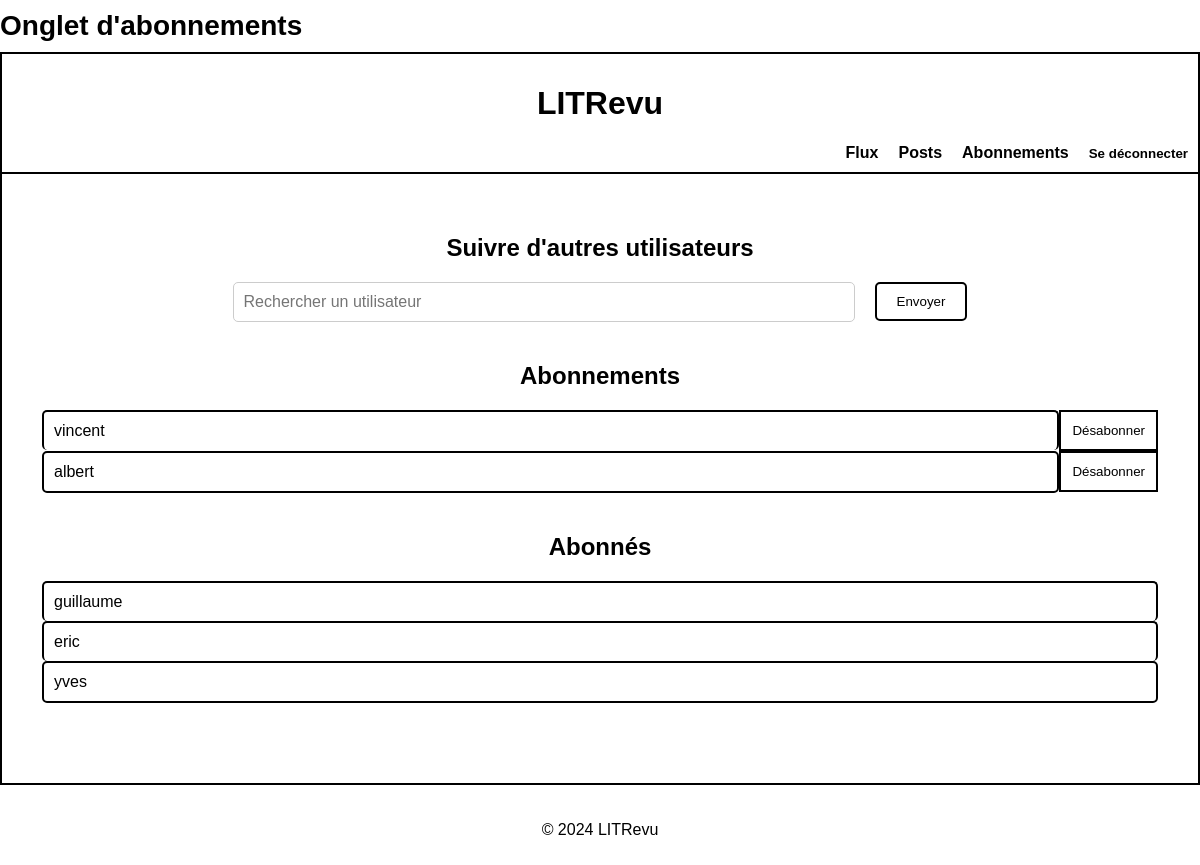
Before: /subscriptions/follows/ (signed in) with the older database file.
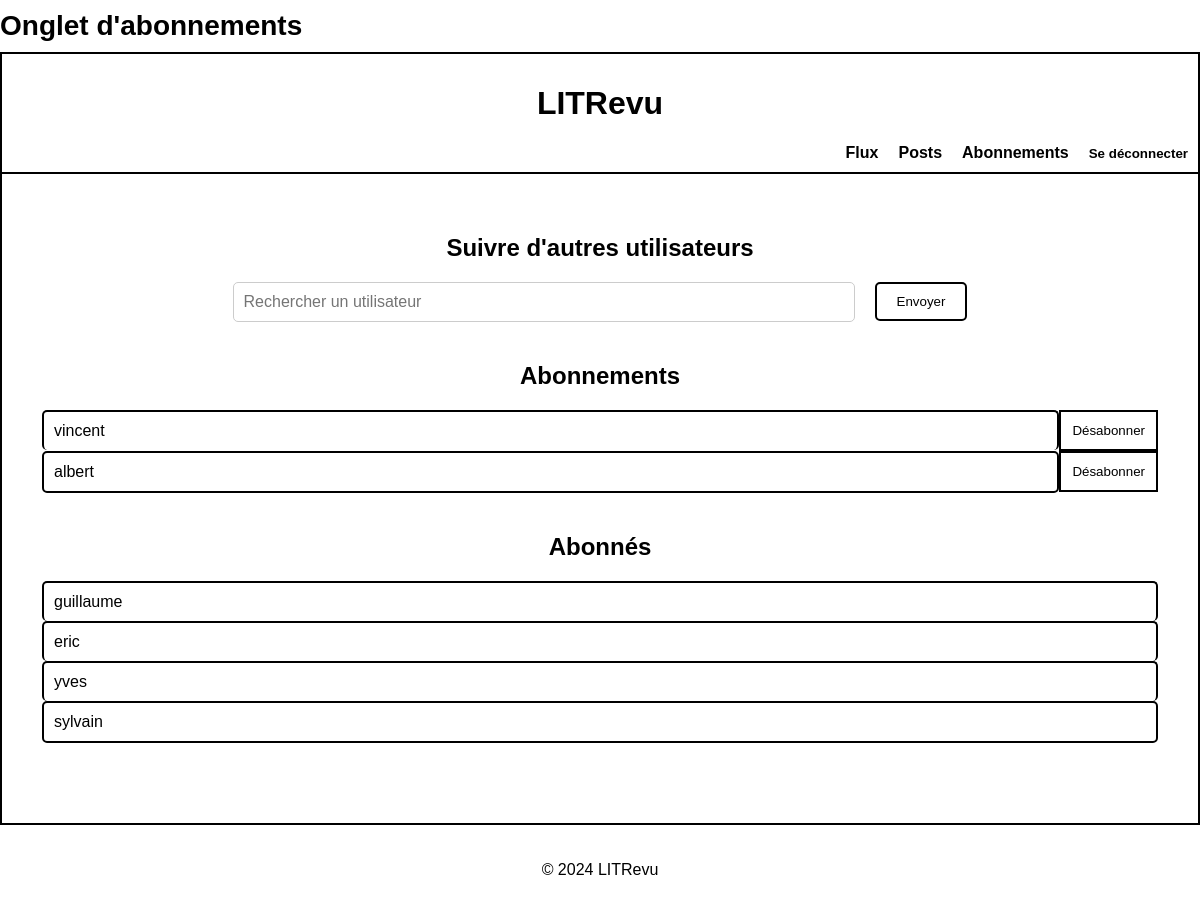
After: the same page with the newer database file.
### subscriptions/models.py (models this page shows)
class UserFollows(models.Model):
    user = models.ForeignKey(
        to=settings.AUTH_USER_MODEL,
        on_delete=models.CASCADE,
        related_name='following_subscriptions'
    )
    followed_user = models.ForeignKey(
        to=settings.AUTH_USER_MODEL,
        on_delete=models.CASCADE,
        related_name='follower_subscriptions'
    )
    class Meta:
        unique_together = ('user', 'followed_user')
    def __str__(self):
        return f'{self.user} suit {self.followed_user}'

### authentication/models.py (models this page shows, shortened)
class CustomUser(AbstractUser):
    ROLE_CHOICES = [
        ('USER', 'Utilisateur'),
        ('DEVELOPER', 'Développeur'),
    ]
    role = models.CharField(max_length=10, choices=ROLE_CHOICES, default='USER')
    is_developer = models.BooleanField(default=False)
    follows = models.ManyToManyField(
        'self', through='subscriptions.UserFollows', related_name='is_followed_by', symmetrical=False
    )

### subscriptions/views.py (the view)
# urls.py: path('follows/', FollowsListView.as_view(), name='follows_list'),
class FollowsListView(LoginRequiredMixin, ListView):
    model = UserFollows
    template_name = 'subscriptions/follow_user.html'
    context_object_name = 'follows'
    login_url = reverse_lazy('login')
    def get_context_data(self, **kwargs):
        context = super().get_context_data(**kwargs)
        following = UserFollows.objects.filter(user=self.request.user)
        followers = UserFollows.objects.filter(followed_user=self.request.user)
        print(f"DEBUG: Following count: {following.count()}, Followers count: {followers.count()}")
        context['following'] = following
        context['followers'] = followers
        context['form'] = FollowUserForm()  # Ajout du formulaire ici
        print("DEBUG: Formulaire de suivi ajouté au contexte")
        return context
    def get_queryset(self):
        queryset = UserFollows.objects.filter(user=self.request.user)
        print(f"DEBUG: QuerySet pour les utilisateurs suivis récupéré: {queryset}")
        return queryset

### subscriptions/forms.py (shortened to what this page needs)
class FollowUserForm(forms.Form):
    user_id = forms.ModelChoiceField(
        queryset=User.objects.all(),  # Charger tous les utilisateurs
        label="Utilisateur",
        widget=forms.HiddenInput  # Champ caché pour soumettre l'ID utilisateur
    )

### subscriptions/templates/subscriptions/follow_user.html (shortened to what this page needs)
{% extends 'base.html' %}
{% block title %}Onglet d'abonnements{% endblock %}
{% block content %}
<div class="subscription-container">
    <div class="subscription-section">
        <h2 class="subscription-title">Suivre d'autres utilisateurs</h2>
        <div class="subscription-search-section">
            <form method="post" id="follow-form" class="subscription-search-form">
                <div class="input-btn-container">
                    <div class="input-container">
                        <input type="text" name="username" id="search_user" placeholder="Rechercher un utilisateur" class="subscription-search-input" autocomplete="off">
                    </div>
                    <div class="btn-container">
                        <button type="submit" class="btn btn-primary">Envoyer
                        </button>
                    </div>
                </div>
            </form>
        </div>
    </div>
    <div class="subscription-section">
        <h2 class="subscription-title">Abonnements</h2>
        <div class="subscription-list" id="following-list">
            {% for follow in following %}
            <div class="subscription-row">
                <div class="subscription-list-item {% if forloop.last %}border-bottom{% endif %} bordered-item">
                    <div class="subscription-info">
                        <div class="subscription-content-left">
                            <div class="subscription-username">{{ follow.followed_user.username }}</div>
                        </div>
                    </div>
                </div>
                <div class="subscription-unsubscribe">
                    <form method="post" action="{% url 'unfollow_user' follow.pk %}">
                        <button type="submit" class="btn btn-unsubscribe">Désabonner</button>
                    </form>
                </div>
            </div>
            {% empty %}
            <p>Vous ne suivez personne pour l'instant.</p>
            {% endfor %}
        </div>
    </div>
    <div class="subscription-section">
        <h2 class="subscription-title">Abonnés</h2>
        <div class="follower-list">
            {% for follower in followers %}
            <div class="subscription-row">
                <div class="subscription-list-item {% if forloop.last %}border-bottom{% endif %} bordered-item">
                    <div class="subscription-info">
                        <div class="subscription-content-left">
                            <div class="subscription-username">{{ follower.user.username }}</div>
                        </div>
                    </div>
                </div>
            </div>
            {% empty %}
            <p>Personne ne vous suit pour l'instant.</p>
            {% endfor %}
        </div>
    </div>
</div>
{% endblock %}

### templates/base.html (shortened to what this page needs)
{% load static %}
<!DOCTYPE html>
<html lang="fr">
<head>
    <link rel="stylesheet" href="{% static 'css/styles.css' %}">
</head>
<body>
    <div class="page-border">
        <div class="site-header-container">
            <header class="site-header">
                <div class="page-title">
                    <h2>{% block title %}Accueil{% endblock %}</h2>
                </div>
                <div class="navbar-wrapper">
                    <div class="navbar-container">
                        <h1 class="site-title"><a href="/">LITRevu</a></h1>
                        {% if user.is_authenticated %}
                        <nav class="navbar-links">
                            <a href="{% url 'feed' %}">Flux</a>
                            <a href="{% url 'posts' %}">Posts</a>
                            <a href="{% url 'follows_list' %}">Abonnements</a>
                            <form action="{% url 'logout' %}" method="post" style="display:inline;">
                                <button type="submit" class="btn btn-link navbar-link" style="padding: 0; background: none; border: none; color: inherit;">
                                    Se déconnecter
                                </button>
                            </form>
                        </nav>
                    {% endif %}
                    </div>
                </div>
            </header>
        </div>
        <main class="main-container-wrapper">
            <div class="main-container">
                {% block content %}{% endblock %}
            </div>
        </main>
    </div>
    <div class="footer-container">
        <footer class="footer">
            <p>&copy; 2024 LITRevu</p>
        </footer>
    </div>
</body>
</html>

### static/css/styles.css (style rules this page uses)
body { font-family: Arial, sans-serif; margin: 0; padding: 0; box-sizing: border-box; min-height: 100vh; display: flex; flex-direction: column; justify-content: flex-start; align-items: center; }
a { text-decoration: none; color: inherit; }
.page-border { width: 100%; max-width: 1200px; margin: 0 auto; background-color: white; box-sizing: border-box; padding: 0; flex-grow: 1; display: flex; flex-direction: column; justify-content: space-between; }
.site-header-container { width: 100%; }
.page-title h2 { font-size: 28px; margin: 0; padding: 10px 0; text-align: left; }
.navbar-wrapper { display: flex; justify-content: center; }
.navbar-container { padding: 10px; width: 100%; text-align: center; border-top: 2px solid black; border-left: 2px solid black; border-right: 2px solid black; }
.navbar-links { display: flex; justify-content: flex-end; gap: 20px; align-items: center; }
.navbar-links a, .navbar-link { text-decoration: none; color: black; font-weight: bold; background: none; border: none; padding: 0; cursor: pointer; }
.main-container-wrapper { padding: 20px; flex-grow: 1; width: 100%; margin: 0; border: 2px solid black; box-sizing: border-box; display: flex; justify-content: center; align-items: center; background-color: #fff; }
.main-container { width: 100%; padding: 20px; box-sizing: border-box; }
.btn-primary { background-color: #ffffff; color: rgb(0, 0, 0); padding: 10px 20px; border: 2px solid black; border-radius: 5px; cursor: pointer; transition: background-color 0.3s; }
.footer-container { width: 100%; text-align: center; }
.footer { padding: 20px; }
.subscription-section { flex-direction: column; align-items: center; margin-bottom: 40px; }
.subscription-title { text-align: center; font-size: 24px; font-weight: bold; margin-bottom: 20px; }
.subscription-search-form, .input-btn-container { display: flex; justify-content: center; align-items: center; gap: 20px; }
.subscription-search-input { width: 600px; padding: 10px; font-size: 16px; border: 1px solid #ccc; border-radius: 5px; }
.subscription-list-item { display: flex; justify-content: space-between; align-items: center; padding: 10px; border: 2px solid black; border-radius: 5px; }
.bordered-item:not(.border-bottom) { border-bottom: none; }
.subscription-row { display: flex; justify-content: space-between; align-items: center; }
.subscription-list-item { flex-grow: 1; display: flex; justify-content: space-between; align-items: center; }
.subscription-unsubscribe { margin-left: 0; border-left: 2px solid black; display: flex; align-items: center; }
.btn-unsubscribe { background-color: transparent; color: black; border: 2px solid black; padding: 11px; text-align: center; border-left: none; cursor: pointer; height: 100%; box-sizing: border-box; }
.subscription-list-item { padding: 10px; border: 2px solid black; margin-bottom: 0; }

Changed rows visible on the page:
added UserFollows: user.username "sylvain", shown under "Abonnés"
